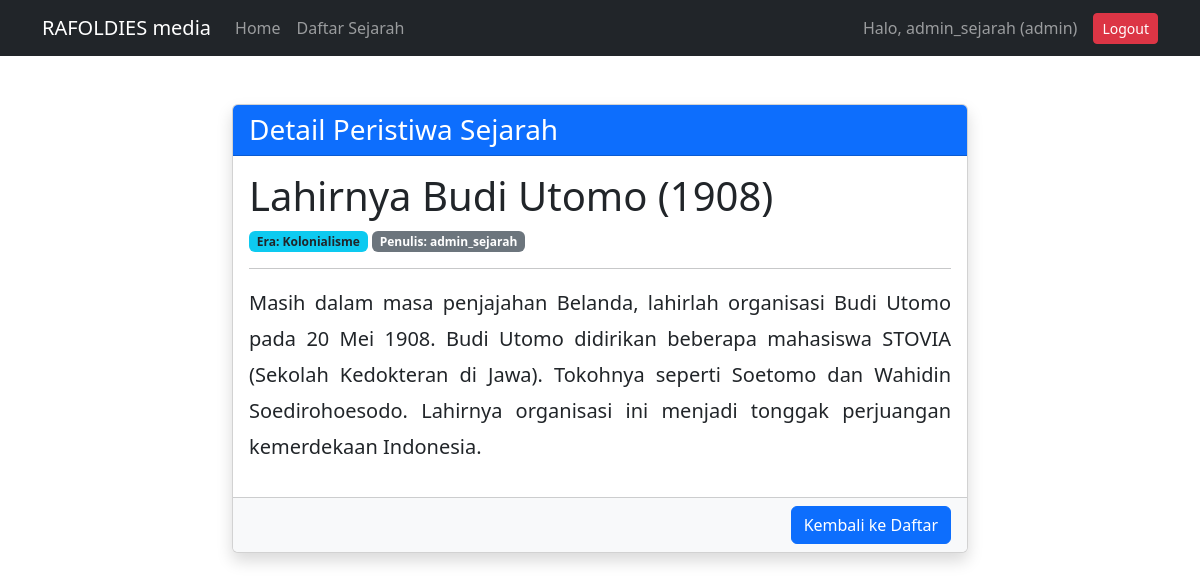
The page /sejarah-indonesia/public/artikel/detail/3 (signed in) on the database its author committed.
### tables this page shows
CREATE TABLE `artikel` (
  `id` int(11) NOT NULL,
  `judul` varchar(255) NOT NULL,
  `era` varchar(100) DEFAULT NULL,
  `konten` text NOT NULL,
  `penulis` varchar(100) DEFAULT NULL,
  `tanggal_dibuat` timestamp NOT NULL DEFAULT current_timestamp()
);

### sejarah-indonesia/app/core/Controller.php (called while the page is built, shortened)
<?php
class Controller {
    public function view($view, $data = []) {
        require_once '../app/views/' . $view . '.php';
    }
    public function model($model) {
        return new $model;
    }
}

### sejarah-indonesia/app/controllers/Artikel.php (called while the page is built, shortened)
<?php
class Artikel extends Controller {
    public function detail($id) {
        $data['judul'] = 'Detail Sejarah';
        $data['artikel'] = $this->model('Artikel_model')->getArtikelById($id);
        $this->view('artikel/detail', $data);
    }
}

### sejarah-indonesia/app/core/App.php (called while the page is built, shortened)
<?php
class App {
    protected $method = 'index';
    protected $params = [];
    public function __construct() {
        $url = $this->parseURL();
        if(isset($url[0])) {
            if( file_exists('../app/controllers/' . $url[0] . '.php') ) {
                unset($url[0]);
            }
        }
        $this->controller = new $this->controller;
        if( isset($url[1]) ) {
            if( method_exists($this->controller, $url[1]) ) {
                $this->method = $url[1];
                unset($url[1]);
            }
        }
        if( !empty($url) ) {
            $this->params = array_values($url);
        }
        call_user_func_array([$this->controller, $this->method], $this->params);
    }
    public function parseURL() {
        if( isset($_GET['url']) ) {
            $url = rtrim($_GET['url'], '/');
            $url = filter_var($url, FILTER_SANITIZE_URL);
            $url = explode('/', $url);
            return $url;
        }
        return [];
    }
}

### sejarah-indonesia/public/index.php (called while the page is built, shortened)
<?php
$app = new App;

### sejarah-indonesia/app/core/Database.php (called while the page is built, shortened)
<?php
class Database {
    private $host = DB_HOST;
    private $user = DB_USER;
    private $pass = DB_PASS;
    private $db_name = DB_NAME;
    private $dbh;
    private $stmt;
    public function __construct() {
        $dsn = 'mysql:host=' . $this->host . ';dbname=' . $this->db_name;
        $option = [
            PDO::ATTR_PERSISTENT => true,
            PDO::ATTR_ERRMODE => PDO::ERRMODE_EXCEPTION
        ];
        try {
            $this->dbh = new PDO($dsn, $this->user, $this->pass, $option);
        } catch(PDOException $e) {
            die($e->getMessage());
        }
    }
    public function query($query) {
        $this->stmt = $this->dbh->prepare($query);
    }
    public function bind($param, $value, $type = null) {
        if (is_null($type)) {
            switch (true) {
                default: $type = PDO::PARAM_STR;
            }
        }
        $this->stmt->bindValue($param, $value, $type);
    }
    public function execute() {
        return $this->stmt->execute();
    }
    public function single() {
        $this->execute();
        return $this->stmt->fetch(PDO::FETCH_ASSOC);
    }
}

### sejarah-indonesia/app/models/Artikel_model.php (called while the page is built, shortened)
<?php
class Artikel_model {
    private $table = 'artikel';
    private $db;
    public function __construct() {
        $this->db = new Database;
    }
public function getArtikelById($id) {
    $this->db->query('SELECT * FROM ' . $this->table . ' WHERE id=:id');
    $this->db->bind('id', $id);
    return $this->db->single();
}
}

### sejarah-indonesia/app/views/artikel/detail.php (the view)
<div class="container mt-5">
    <div class="row justify-content-center">
        <div class="col-md-8 mb-5">
            <div class="card shadow">
                <div class="card-header bg-primary text-white">
                    <h3 class="mb-0">Detail Peristiwa Sejarah</h3>
                </div>
                <div class="card-body">
                    <h2 class="display-6 text-dark"><?= $data['artikel']['judul']; ?></h2>
                    <div class="mb-3">
                        <span class="badge bg-info text-dark">Era: <?= $data['artikel']['era']; ?></span>
                        <span class="badge bg-secondary">Penulis: <?= $data['artikel']['penulis']; ?></span>
                    </div>
                    <hr>
                    <p class="lead" style="text-align: justify; line-height: 1.8;">
                        <?= nl2br($data['artikel']['konten']); ?>
                    </p>
                </div>
                <div class="card-footer bg-light text-end">
                    <a href="<?= BASEURL; ?>/artikel" class="btn btn-primary">Kembali ke Daftar</a>
                </div>
            </div>
        </div>
    </div>
</div>

### rows shown on the page
artikel: judul "Lahirnya Budi Utomo (1908)", era "Kolonialisme", penulis "admin_sejarah", konten "Masih dalam masa penjajahan Belanda, lahirlah organisasi Budi Utomo pada 20 Mei 1908. Budi Utomo didirikan beberapa mahasiswa STOVIA (Sekolah Kedokteran di Jawa). Tokohnya seperti Soetomo dan Wahidin Soedirohoesodo. Lahirnya organisasi ini menjadi tonggak perjuangan kemerdekaan Indonesia."

### other values the page prints
$_SESSION['username'] "admin_sejarah"
$_SESSION['role'] "admin"
